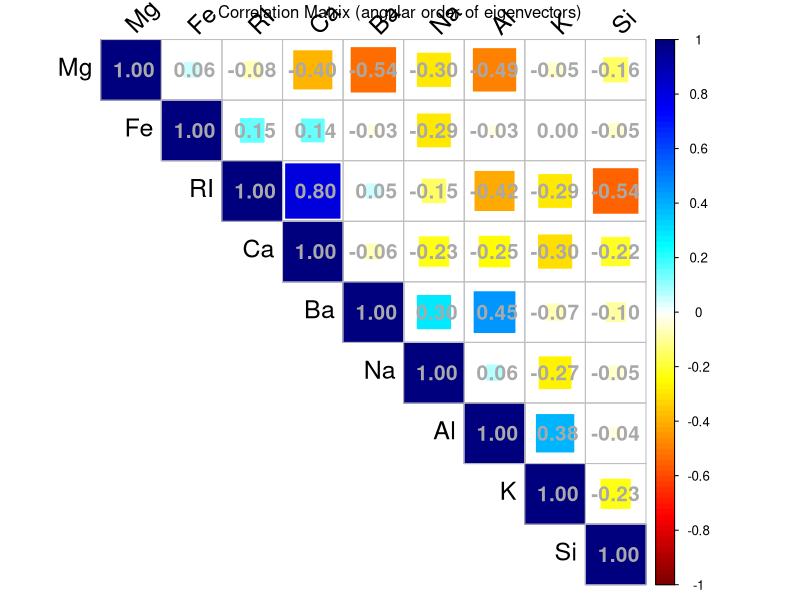

This figure's R source:
## ---- chunk 1
knitr::opts_chunk$set(echo = TRUE)
time.1 <- Sys.time()
## ---- chunk 2
library(MASS)      # fgl data
library(corrplot)  # corrplot
library(caret)     # findCorrelation
library(tidyverse) # select
## ---- chunk 3
rawData <- fgl 
dim(rawData)
## ---- chunk 4
rawData %>% head()
## ---- chunk 5
set.seed(71)

trainSetIndices <- createDataPartition(rawData$type, p=0.75, list=FALSE)

trainSet <- rawData[ trainSetIndices, ]
testSet  <- rawData[-trainSetIndices, ]
## ---- chunk 6
dim(trainSet)
## ---- chunk 7
colorScale <- colorRampPalette(c("#7F0000","red","#FF7F00","yellow","white",
                                 "cyan", "#007FFF", "blue","#00007F"))(100)  

corMatrix <- cor(trainSet %>% dplyr::select(-type))  # Create correlation matrix

corrplot(corMatrix, type="upper", method="square", order="AOE",
         tl.col="black", tl.srt=45, tl.cex=1.5,
         addCoef.col="darkgrey", number.cex=1.25,
         col=colorScale)
mtext("Correlation Matrix (angular order of eigenvectors)", line=3)         
## ---- chunk 8
HIGH_CORRELATION_CUTOFF <- 0.80

corHigh <- findCorrelation(corMatrix, HIGH_CORRELATION_CUTOFF)
if (length(corHigh) > 0)
{
  cat("Removing highly-correlated variable(s): ", names(trainSet)[corHigh])
  trainSet <- trainSet[, -corHigh] 
  testSet  <- testSet[, -corHigh]
}

trainSet %>% head()
## ---- chunk 9
time.2 <- Sys.time()
processingTime <- paste("Processing time:", sprintf("%.1f",
                        as.numeric(difftime(time.2, time.1, units="secs"))), "sec\n")
